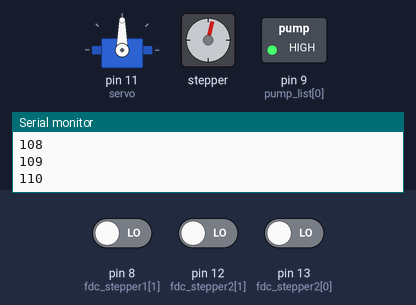
This sketch was run on a simulated Arduino Uno, built with avr-gcc and run on an emulated ATmega328P. Parts: servo, stepper motor, switched loads named in the sketch (green lamp = pin HIGH), the last lines printed to the serial monitor. The test bench sets the inputs (shaded band); at power-on: pin 8 (fdc_stepper1[1]) LOW, pin 13 (fdc_stepper2[0]) LOW, pin 12 (fdc_stepper2[1]) LOW. Stepper angles assume 400 steps per turn.

Above: at 3.0 s.
3.1 s: pin 8 (fdc_stepper1[1]) driven HIGH
At 3.53 s:
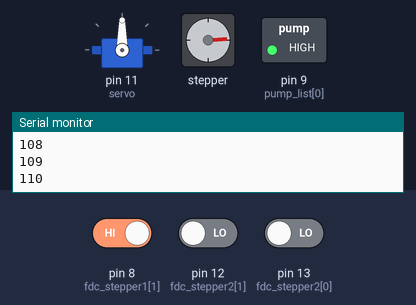
6.7 s: pin 13 (fdc_stepper2[0]) driven HIGH
At 7.8 s:
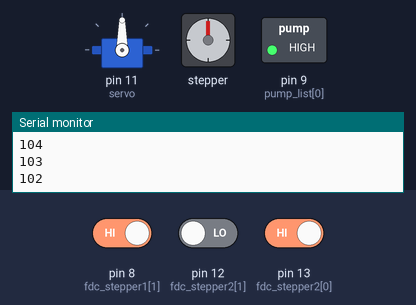
At 8.72 s:
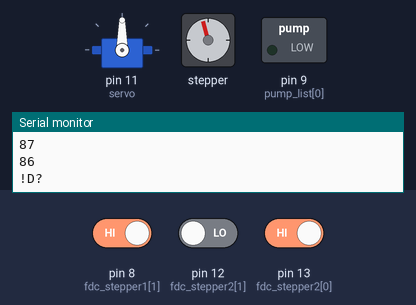
Timing chart, 0 to 67.4 s (numbered marks = the images above; inputs shaded):
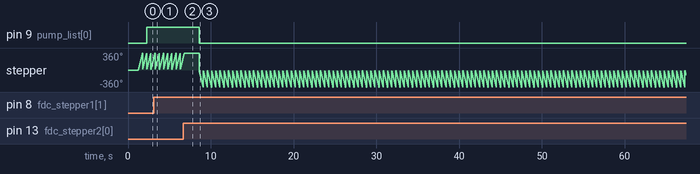

The sketch:

sketch_mar15a.ino
```cpp
#include <Servo.h>
#include "BasicStepperDriver.h"

#define BIT_RATE 9600


#define MOTOR_STEPS 400
#define MICROSTEPS 1
#define RPM 120


#define MEDIUM_GLASS_TIME 2500
#define FULL_GLASS_TIME 5000
#define SPEED_PUMP 255


#define SENS1 true
#define SENS2 false

/*
 * TO DO: FAIRE DES TESTS POUR LES SENS DES STEPPER ET MODIFIER ENSUITE LE CODE EN CONSEQUENCE ( A CHAQUE MAKE STEP)
 * METTRE A JOUR LES DIFFERENTS MODE POUR LES POMPES
 *
 */


/*déclaration entrée sortie*/
const int button_list[] = {A0,A1,A2,A3};
const int pump_list [] = {9,10};
const int b_play = 1;
const int b_right = A5;
const int b_left=A4;
const int servo = 11;/* Besoin d'être une Pin PWM*/
const int motor_stepper[][2]={{3,4},{6,5}};/* format pin de pas ,  sens du pas*/
const int fdc_stepper1[] ={2,8};/* {left_end_course , right_end_course}*/
const int fdc_stepper2[] = {13,12}; /*{up_end_course , down_end_course}*/

BasicStepperDriver stepper_VE(MOTOR_STEPS, motor_stepper[0][1], motor_stepper[0][0]);/* module coté analogie*/
BasicStepperDriver stepper_HO(MOTOR_STEPS, motor_stepper[1][1], motor_stepper[1][0]);/*module coté digital*/

Servo myservo;  // create servo object to control a servo
/* variable global du code */
int pos_servo = 0;    // variable to store the servo position
long time_pump;
boolean pump_act = false;
boolean need_active_pump = false;
int pump ;
int type_pump;
/*fonction d'initialisation*/
void setup() {
  init_pin();
  Serial.begin(BIT_RATE);
  myservo.attach(servo);  // attaches the servo on pin 9 to the servo object
  setup_pump(0);
  reset();
}

void loop() {
  button_move();
  playing();
  active_pump(pump, type_pump);


}
/* fonction de declaration si les pins sont des entrées sortie*/
void init_pin()
{

 // pinMode(b_left,INPUT);
  //pinMode(b_right,INPUT);
  pinMode(b_play,INPUT);
  pinMode(servo,OUTPUT);

  for(int pump = 0 ; pump < sizeof(pump_list); pump++) pinMode(pump_list[pump],OUTPUT);
  stepper_VE.begin(RPM, MICROSTEPS);
  stepper_HO.begin(RPM, MICROSTEPS);
  for(int fdc_step = 0 ; fdc_step < sizeof(fdc_stepper1); fdc_step++)
  {
    pinMode(fdc_stepper1[fdc_step],INPUT); pinMode(fdc_stepper2[fdc_step],INPUT);
  }
}
/* detection if  button right or left is press and make few step on the first stepper*/
void button_move()
{
  if(button_active(b_right,true))
  {
    if(!button_active(fdc_stepper1[1],false))
      make_step(10,stepper_VE,SENS1);
  }
  if(button_active(b_left,true))
  {
    if(!button_active(fdc_stepper1[0],false))
      make_step(10,stepper_VE,SENS2);
  }

}
/* this fonction place the system in his main position*/
/*
 * pour la mise en route il faudra mettre la pièce sur sur le remonte pièce
 */
void reset()
{

  open_plier(myservo);
  while(!button_active(fdc_stepper1[1],false) or !button_active(fdc_stepper2[0],false))
  {
    if(!button_active(fdc_stepper1[1],false))
        make_step(5,stepper_VE,SENS1);
    if(!button_active(fdc_stepper2[0],false) )
        make_step(5,stepper_HO,SENS1);
    active_pump(pump, type_pump);
  }
  delay(500);
  close_plier(myservo);
  while(!button_active(fdc_stepper2[1],false))
  {
    active_pump(pump, type_pump);
    make_step(5,stepper_HO,SENS2);
  }
  while(pump_act)
    active_pump(pump, type_pump);
  send_message(4,"");
}
/* detect if a button is activ, no matter if it's an analog input*/
boolean button_active( int button , boolean analog)
{
  boolean is_active = false;
  if (analog)
  {
    if(analogRead(button)>=900) is_active =true;
  }
  else
  {
    if(digitalRead(button)) is_active = true;
  }
  return is_active;
}
/* start the sequence of playing (let fall the piece and wait until the piece pass in front of one of the button*/
void playing()
{
  if(button_active(b_play,false))
  {
    open_plier(myservo);
    send_message(1,"");
    int value;
    do
    {
        value = detect_button_drink();
        if(!button_active(fdc_stepper1[1],false))
          make_step(3,stepper_VE,SENS1);

    } while(value == -1);

    send_message(2,(String)(""+(String)(value+1)));
    setup_pump(value);
    active_pump(pump, type_pump);
    reset();
  }
}
/* this fonction setup the pump in fonction of the value
TO DO: modify the number of the pump and the type*/
void setup_pump(int value)
{
  switch(value)
  {
    case 0: pump = 0; type_pump = 1; break;
    case 1: pump = 0; type_pump = 2; break;
    case 2: pump = 1; type_pump = 1; break;
    case 3: pump = 1; type_pump = 2; break;
  }
  need_active_pump = true;
}
/* usless because we are are using analog input*/
void init_button_drink()
{
  for (int i = 0 ; i <sizeof(button_list) ; i++)
    pinMode(button_list[i],INPUT);
}

/*detect wich button is press and return his number*/
int detect_button_drink ()
{
  int val_return = -1;
  for (int i  =0 ; i <sizeof(button_list) ; i++)
  {
      if(button_active(button_list[i],true))
        val_return = i;
  }
  return val_return;
}
/* this fonction do a number of step give for the drv8825 we could try to change the value of the delay between step*/
void make_step(int number_of_step,BasicStepperDriver stepper,boolean way)
{
  int sens;
  int number_step = int(float(36/40)*number_of_step);

  if(way) sens = 1; else sens=-1;
  stepper.move(sens*MOTOR_STEPS*MICROSTEPS);
  stepper.rotate(number_step);
}
void open_plier(Servo servo)
{
  for (pos_servo  = 86; pos_servo  <= 110; pos_servo  += 1) { // goes from 0 degrees to 180 degrees
    // in steps of 1 degree
    servo.write(pos_servo );              // tell servo to go to position in variable 'pos'
    delay(50);
    Serial.println(pos_servo);// waits 15ms for the servo to reach the position
  }
}
void close_plier(Servo servo)
{
    for (pos_servo  = 110; pos_servo  >= 86; pos_servo  -= 1) { // goes from 180 degrees to 0 degrees
    servo.write(pos_servo);              // tell servo to go to position in variable 'pos'
    delay(50);
    Serial.println(pos_servo);// waits 15ms for the servo to reach the position
  }

}


/* activ the pump and give the liquid (no blocking) need to call it in each loop*/
void active_pump(int number_pump, int type)
{
  int time_max;
  switch (type)
  {
    case 1:  time_max = FULL_GLASS_TIME;break;
    case 2 : time_max = MEDIUM_GLASS_TIME;break;
    default : break;
  }
   if (!pump_act and need_active_pump)
   {
      time_pump = millis();
      need_active_pump = false;
      pump_act = true;
      analogWrite(pump_list[number_pump],SPEED_PUMP);
   }
   else
   {
      if(millis()-time_pump >=time_max and pump_act)
      {
        analogWrite(pump_list[number_pump],0);
        pump_act = false;
        send_message(3,"");
      }
   }

}
/* comunication with the computer*/
void send_message( int id_message, String complement)
{
  switch (id_message)
  {
    case 1:Serial.println("!P?");break;/*Boutton "Play"*/
    case 2:Serial.println("!R"+complement+"?");break;/*La pièce tombe dans le trou complement : */
    case 3:Serial.println("!D?");break;/*Le verre a fini d'être rempli :*/
    case 4:Serial.println("!E?");break;/*Le système est reset*/
  }
}
```

Measured:
- after the input at 6.7 s, pin 9 (pump_list[0]): HIGH → LOW after 1.9 s instead of 0.63 s
